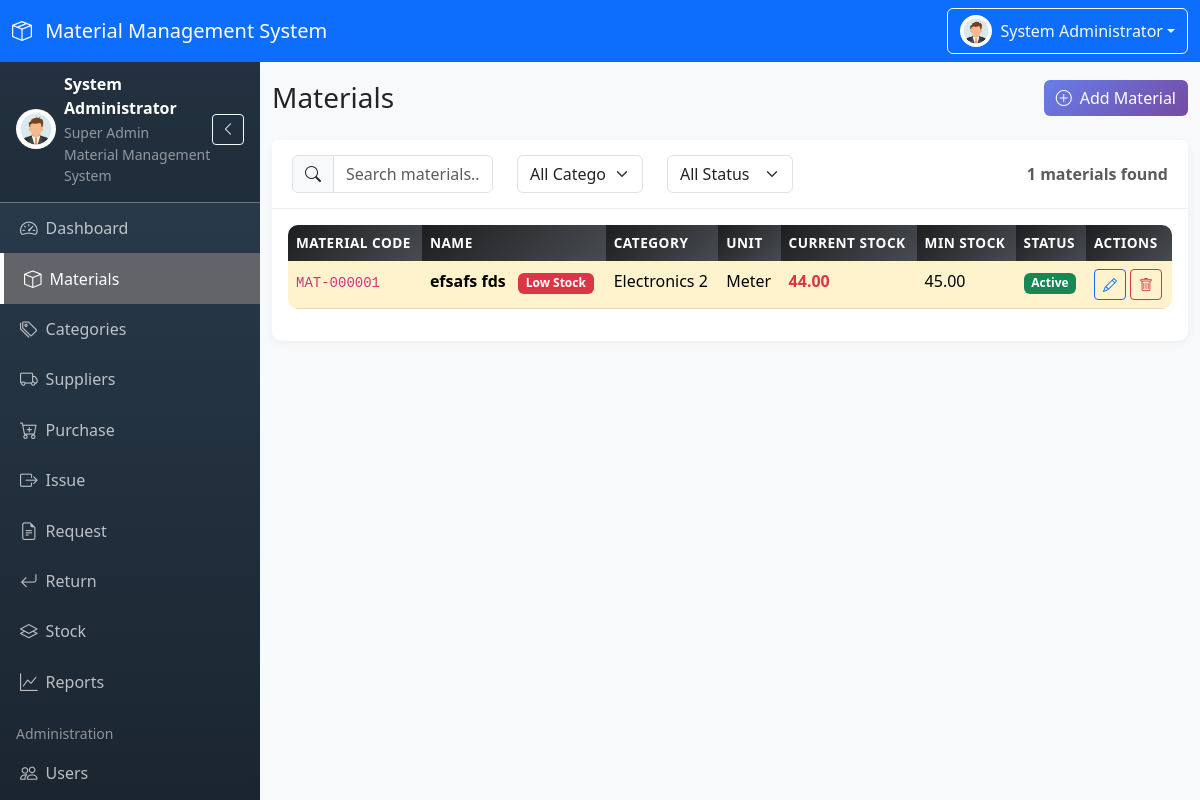
The page /modules/materials/index.php (signed in) on the database its author committed.
### tables this page shows
CREATE TABLE `materials` (
  `id` int(11) NOT NULL,
  `material_code` varchar(20) NOT NULL,
  `material_name` varchar(100) NOT NULL,
  `category_id` int(11) NOT NULL,
  `unit` enum('Piece','Kg','Liter','Meter','Bag','Box','Roll','Packet') NOT NULL,
  `minimum_stock` decimal(10,2) NOT NULL DEFAULT 0.00,
  `current_stock` decimal(10,2) NOT NULL DEFAULT 0.00,
  `description` text DEFAULT NULL,
  `status` enum('Active','Inactive') NOT NULL DEFAULT 'Active',
  `created_by` int(11) DEFAULT NULL,
  `created_at` timestamp NOT NULL DEFAULT current_timestamp(),
  `updated_at` timestamp NOT NULL DEFAULT current_timestamp() ON UPDATE current_timestamp()
);

CREATE TABLE `categories` (
  `id` int(11) NOT NULL,
  `category_code` varchar(20) NOT NULL,
  `category_name` varchar(100) NOT NULL,
  `description` text DEFAULT NULL,
  `status` enum('Active','Inactive') NOT NULL DEFAULT 'Active',
  `created_by` int(11) DEFAULT NULL,
  `created_at` timestamp NOT NULL DEFAULT current_timestamp(),
  `updated_at` timestamp NOT NULL DEFAULT current_timestamp() ON UPDATE current_timestamp()
);

### includes/permission_check.php (called while the page is built, shortened)
<?php
function hasPermission($permissionKey) {
    return in_array($permissionKey, $_SESSION['permissions']);
}
        ?>

### modules/materials/index.php (the view, shortened to what this page needs)
<?php
require_once __DIR__ . '/../../includes/permission_check.php';
$search = $_GET['search'] ?? '';
$sql = "SELECT m.*, c.category_name, u.full_name as created_by_name
        FROM materials m
        INNER JOIN categories c ON m.category_id = c.id
        LEFT JOIN users u ON m.created_by = u.id
        WHERE 1=1";
$params = [];
$sql .= " ORDER BY m.created_at DESC";
$stmt = $pdo->prepare($sql);
$stmt->execute($params);
$materials = $stmt->fetchAll();
require_once __DIR__ . '/../../includes/header.php';
?>
<div class="d-flex justify-content-between align-items-center mb-4">
    <h1 class="h3 mb-0">Materials</h1>
    <?php if (hasPermission('materials.create')): ?>
    <button class="btn btn-primary" data-bs-toggle="modal" data-bs-target="#createMaterialModal">
        <i class="bi bi-plus-circle me-2"></i>Add Material
    </button>
    <?php endif; ?>
</div>
<div class="card">
    <div class="card-header">
        <div class="row align-items-center">
            <div class="col-md-3">
                <div class="input-group">
                    <span class="input-group-text"><i class="bi bi-search"></i></span>
                    <input type="text" class="form-control" id="searchInput" placeholder="Search materials..." value="<?php echo htmlspecialchars($search); ?>">
                </div>
            </div>
            <div class="col-md-2">
                <select class="form-select" id="categoryFilter">
                    <option value="">All Categories</option>
                </select>
            </div>
            <div class="col-md-2">
                <select class="form-select" id="statusFilter">
                    <option value="">All Status</option>
                </select>
            </div>
            <div class="col-md-5 text-end">
                <span class="text-muted"><?php echo count($materials); ?> materials found</span>
            </div>
        </div>
    </div>
    <div class="card-body">
        <div class="table-responsive">
            <table class="table table-hover">
                <thead>
                    <tr>
                        <th>Material Code</th>
                        <th>Name</th>
                        <th>Category</th>
                        <th>Unit</th>
                        <th>Current Stock</th>
                        <th>Min Stock</th>
                        <th>Status</th>
                        <th>Actions</th>
                    </tr>
                </thead>
                <tbody>
                    <?php foreach ($materials as $material): ?>
                    <tr class="<?php echo $material['current_stock'] <= $material['minimum_stock'] ? 'table-warning' : ''; ?>">
                        <td><code><?php echo htmlspecialchars($material['material_code']); ?></code></td>
                        <td>
                            <strong><?php echo htmlspecialchars($material['material_name']); ?></strong>
                            <?php if ($material['current_stock'] <= $material['minimum_stock']): ?>
                            <span class="badge bg-danger ms-2">Low Stock</span>
                            <?php endif; ?>
                        </td>
                        <td><?php echo htmlspecialchars($material['category_name']); ?></td>
                        <td><?php echo htmlspecialchars($material['unit']); ?></td>
                        <td>
                            <span class="<?php echo $material['current_stock'] <= $material['minimum_stock'] ? 'text-danger fw-bold' : ''; ?>">
                                <?php echo number_format($material['current_stock'], 2); ?>
                            </span>
                        </td>
                        <td><?php echo number_format($material['minimum_stock'], 2); ?></td>
                        <td>
                            <span class="badge bg-<?php echo $material['status'] === 'Active' ? 'success' : 'secondary'; ?>">
                                <?php echo htmlspecialchars($material['status']); ?>
                            </span>
                        </td>
                        <td>
                            <?php if (hasPermission('materials.edit')): ?>
                            <button class="btn btn-sm btn-outline-primary" onclick="editMaterial(<?php echo $material['id']; ?>)">
                                <i class="bi bi-pencil"></i>
                            </button>
                            <?php endif; ?>
                            <?php if (hasPermission('materials.delete')): ?>
                            <button class="btn btn-sm btn-outline-danger" onclick="deleteMaterial(<?php echo $material['id']; ?>)">
                                <i class="bi bi-trash"></i>
                            </button>
                            <?php endif; ?>
                        </td>
                    </tr>
                    <?php endforeach; ?>
                </tbody>
            </table>
        </div>
    </div>
</div>
<?php require_once __DIR__ . '/../../includes/footer.php'; ?>

### assets/css/style.css (style rules this page uses)
:root { --primary-color: #667eea; --secondary-color: #764ba2; --sidebar-width: 260px; --sidebar-collapsed-width: 70px; --navbar-height: 56px; }
body { font-family: 'Segoe UI', Tahoma, Geneva, Verdana, sans-serif; background-color: #f8f9fa; overflow-x: hidden; }
.card { border: none; border-radius: 10px; box-shadow: 0 2px 10px rgba(0, 0, 0, 0.05); margin-bottom: 20px; }
.card-header { background: white; border-bottom: 1px solid #eee; padding: 15px 20px; font-weight: 600; border-radius: 10px 10px 0 0; }
.table { border-radius: 10px; overflow: hidden; }
.table thead th { background: linear-gradient(135deg, #1d1e20, #484b50); color: white; border: none; font-weight: 600; text-transform: uppercase; font-size: 0.85rem; letter-spacing: 0.5px; }
.table tbody tr { transition: all 0.2s ease; }
.btn-primary { background: linear-gradient(135deg, var(--primary-color), var(--secondary-color)); border: none; }

### rows shown on the page
materials: material_code "MAT-000001", material_name "efsafs fds", shows "Low Stock", category.category_name "Electronics 2", unit "Meter", current_stock "44.00", minimum_stock "45.00", status "Active"

### other values the page prints
SYSTEM_NAME "Material Management System"
$_SESSION['full_name'] "System Administrator"
$_SESSION['role_name'] "Super Admin"
count($materials) "1"
